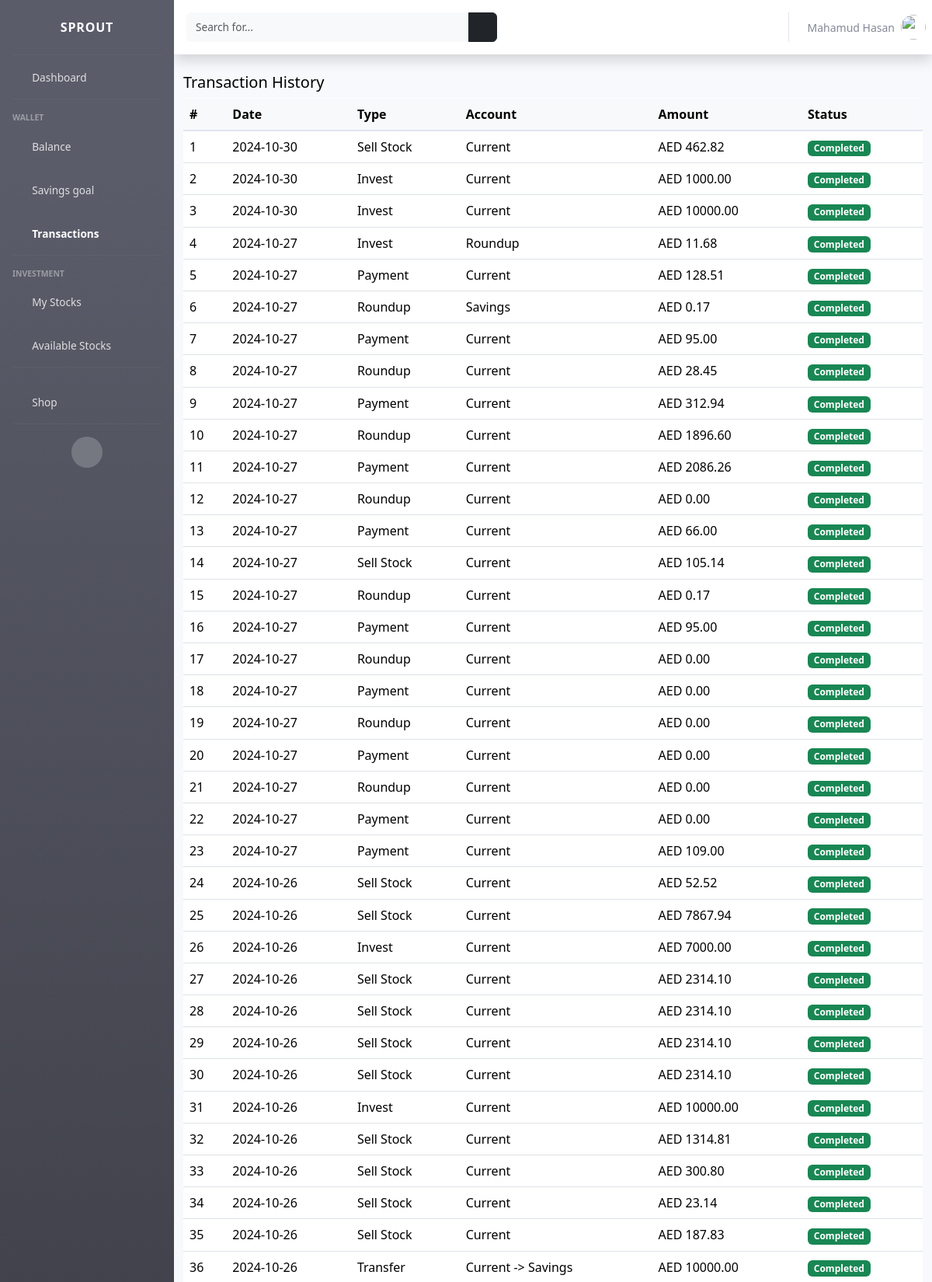
/wallet/transactions/ (signed in, upper part), run on the app's committed database.
### accounts/models.py (models this page shows)
class UserProfile(models.Model):
    user = models.OneToOneField(User, on_delete=models.CASCADE)
    bio = models.TextField(blank=True, null=True)
    dob = models.DateField(blank=True, null=True)
    gender = models.CharField(max_length=20, choices=[('male', 'Male'), ('female', 'Female')], blank=True, null=True)
    address = models.CharField(max_length=100, blank=True, null=True)
    phone = models.CharField(max_length=20, blank=True, null=True)
    picture = models.ImageField(upload_to='profile/', null=True, blank=True)
    pay_extra = models.CharField(max_length=20, default='roundup_balance', choices=(
        ('roundup_balance', 'Roundup Balance'),
        ('fixed_percentage', 'Fixed Percentage')
    ))
    pay_extra_for = models.CharField(max_length=20, default='savings', choices=(
        ('savings', 'Savings'),
        ('invest', 'Invest')
    ))
    percentage = models.DecimalField(max_digits=10, decimal_places=2, default=0)
    created_at = models.DateTimeField(auto_now_add=True)
    updated_at = models.DateTimeField(auto_now=True)
    def name(self):
        return f"{self.user.first_name} {self.user.last_name}"
    def __str__(self):
        return self.name()

### wallet/models.py (models this page shows, shortened)
class Transaction(models.Model):
    TRANSACTION_TYPES = [
        ('deposit', 'Deposit'),
        ('withdrawal', 'Withdrawal'),
        ('transfer', 'Transfer'),
        ('payment', 'Payment')
    ]
    wallet = models.ForeignKey(Wallet, on_delete=models.CASCADE, related_name='transactions')
    transaction_id = models.UUIDField(default=uuid.uuid4, unique=True, editable=False)
    amount = models.DecimalField(max_digits=10, decimal_places=2)
    account = models.CharField(max_length=50, blank=True, null=True)
    transaction_type = models.CharField(max_length=20, choices=TRANSACTION_TYPES)
    description = models.TextField(null=True, blank=True)
    created_at = models.DateTimeField(auto_now_add=True)

### wallet/views.py (the view)
# urls.py: path('transactions/', views.transaction_history, name="transactions"),
@login_required(login_url='accounts:login')
def transaction_history(request):
    t = Transaction.objects.filter(wallet=request.user.wallet).order_by('-created_at')
    return render(request, 'wallet/transactions.html', {'transactions': t})

### templates/wallet/transactions.html (shortened to what this page needs)
{% extends 'base.html' %}
{% block css %}
    <link href="https://cdn.jsdelivr.net/npm/bootstrap@5.3.3/dist/css/bootstrap.min.css" rel="stylesheet"
>
{% endblock %}
{% block content %}
<div class="row my-4" style="color: #000">
            <div class="col-md-12">
                <h5>Transaction History</h5>
                <table class="table table-hover text-capitalize">
                    <thead class="table-light">
                    <tr>
                        <th>#</th>
                        <th>Date</th>
                        <th>Type</th>
                        <th>Account</th>
                        <th>Amount</th>
                        <th>Status</th>
                    </tr>
                    </thead>
                    <tbody>
                    {% for t in transactions %}
                    <tr>
                        <td>{{ forloop.counter }}</td>
                        <td>{{ t.created_at|date:'Y-m-d' }}</td>
                        <td>{{ t.transaction_type }}</td>
                        <td>{{ t.account }}</td>
                        <td>AED {{ t.amount }}</td>
                        <td><span class="badge bg-success">Completed</span></td>
                    </tr>
                    {% endfor %}
                    </tbody>
                </table>
            </div>
        </div>
{% endblock %}

### templates/base.html (shortened to what this page needs)
<!DOCTYPE html>
<html lang="en">
{% load static %}
<head>
    <link href="{% static 'vendor/fontawesome-free/css/all.min.css' %}" rel="stylesheet" type="text/css">
    <link href="{% static 'css/sb-admin-2.min.css' %}" rel="stylesheet">
    {% block css %} {% endblock %}
</head>
<body id="page-top">
<div id="wrapper">
    <ul class="navbar-nav bg-gradient-dark sidebar sidebar-dark accordion" id="accordionSidebar">
        <a class="sidebar-brand d-flex align-items-center justify-content-center" href="{% url 'index' %}">
            <div class="sidebar-brand-text mx-3">SPROUT</div>
        </a>
        <hr class="sidebar-divider my-0">
        <li class="nav-item" id="dashboard">
            <a class="nav-link" href="{% url 'main:dashboard' %}">
                <i class="fas fa-fw fa-tachometer-alt"></i>
                <span>Dashboard</span></a>
        </li>
        <hr class="sidebar-divider">
        <div class="sidebar-heading">
            Wallet
        </div>
        <li class="nav-item" id="balance">
            <a class="nav-link collapsed" href="{% url 'wallet:wallet_balance' %}">
                <i class="fas fa-fw fa-wallet"></i>
                <span>Balance</span>
            </a>
        </li>
        <li class="nav-item" id="goal">
            <a class="nav-link collapsed" href="{% url 'wallet:savings_goal' %}">
                <i class="fas fa-fw fa-wallet"></i>
                <span>Savings goal</span>
            </a>
        </li>
        <li class="nav-item" id="transactions">
            <a class="nav-link collapsed" href="{% url 'wallet:transactions' %}">
                <i class="fas fa-fw fa-credit-card"></i>
                <span>Transactions</span>
            </a>
        </li>
        <hr class="sidebar-divider">
        <div class="sidebar-heading">
            Investment
        </div>
        <li class="nav-item" id="user_stocks">
            <a class="nav-link" href="{% url 'stock:user_stocks' %}">
                <i class="fas fa-fw fa-chart-area"></i>
                <span>My Stocks</span></a>
        </li>
        <li class="nav-item" id="stock_list">
            <a class="nav-link" href="{% url 'stock:stock_list' %}">
                <i class="fas fa-fw fa-table"></i>
                <span>Available Stocks</span></a>
        </li>
        <hr class="sidebar-divider d-none d-md-block">
        <li class="nav-item" id="stock_list">
            <a class="nav-link" href="{% url 'shop:shop' %}">
                <i class="fas fa-fw fa-shopping-bag"></i>
                <span>Shop</span></a>
        </li>
        <hr class="sidebar-divider d-none d-md-block">
        <div class="text-center d-none d-md-inline">
            <button class="rounded-circle border-0" id="sidebarToggle"></button>
        </div>
    </ul>
    <div id="content-wrapper" class="d-flex flex-column">
        <div id="content">
            <nav class="navbar navbar-expand navbar-light bg-white topbar mb-4 static-top shadow">
                <form
                        class="d-none d-sm-inline-block form-inline mr-auto ml-md-3 my-2 my-md-0 mw-100 navbar-search">
                    <div class="input-group">
                        <input type="text" class="form-control bg-light border-0 small" placeholder="Search for..."
                               aria-label="Search" aria-describedby="basic-addon2">
                        <div class="input-group-append">
                            <button class="btn btn-dark" type="button">
                                <i class="fas fa-search fa-sm"></i>
                            </button>
                        </div>
                    </div>
                </form>
                <ul class="navbar-nav ml-auto">
                    <li class="nav-item dropdown no-arrow">
                        <a class="nav-link dropdown-toggle" id="userDropdown" role="button"
                           data-toggle="dropdown" aria-haspopup="true" aria-expanded="false">
                            <span class="mr-2 d-none d-lg-inline text-gray-600 small">{{ user.userprofile }}</span>
                            <img class="img-profile rounded-circle"
                                 src="
                                         {% if user.userprofile.picture %}{{ user.userprofile.image.url }}{% else %}{% static 'img/profile.jpg' %}{% endif %}">
                        </a>
                    </li>
                </ul>
            </nav>
            <div class="container">
                {% block content %} {% endblock %}
            </div>
        </div>
    </div>
</div>
</body>
</html>

### data on the page
Transaction: created_at "2024-10-30", transaction_type "Sell Stock", account "Current", amount "462.82"
Transaction: created_at "2024-10-30", transaction_type "Invest", account "Current", amount "1000.00"
Transaction: created_at "2024-10-30", transaction_type "Invest", account "Current", amount "10000.00"
Transaction: created_at "2024-10-27", transaction_type "Invest", account "Roundup", amount "11.68"
Transaction: created_at "2024-10-27", transaction_type "Payment", account "Current", amount "128.51"
Transaction: created_at "2024-10-27", transaction_type "Roundup", account "Savings", amount "0.17"
Transaction: created_at "2024-10-27", transaction_type "Payment", account "Current", amount "95.00"
Transaction: created_at "2024-10-27", transaction_type "Roundup", account "Current", amount "28.45"
Transaction: created_at "2024-10-27", transaction_type "Payment", account "Current", amount "312.94"
Transaction: created_at "2024-10-27", transaction_type "Roundup", account "Current", amount "1896.60"
Transaction: created_at "2024-10-27", transaction_type "Payment", account "Current", amount "2086.26"
Transaction: created_at "2024-10-27", transaction_type "Roundup", account "Current", amount "0.00"
Transaction: created_at "2024-10-27", transaction_type "Payment", account "Current", amount "66.00"
Transaction: created_at "2024-10-27", transaction_type "Sell Stock", account "Current", amount "105.14"
Transaction: created_at "2024-10-27", transaction_type "Roundup", account "Current", amount "0.17"
Transaction: created_at "2024-10-27", transaction_type "Payment", account "Current", amount "95.00"
Transaction: created_at "2024-10-27", transaction_type "Roundup", account "Current", amount "0.00"
Transaction: created_at "2024-10-27", transaction_type "Payment", account "Current", amount "0.00"
Transaction: created_at "2024-10-27", transaction_type "Roundup", account "Current", amount "0.00"
Transaction: created_at "2024-10-27", transaction_type "Payment", account "Current", amount "0.00"
Transaction: created_at "2024-10-27", transaction_type "Roundup", account "Current", amount "0.00"
Transaction: created_at "2024-10-27", transaction_type "Payment", account "Current", amount "0.00"
Transaction: created_at "2024-10-27", transaction_type "Payment", account "Current", amount "109.00"
Transaction: created_at "2024-10-26", transaction_type "Sell Stock", account "Current", amount "52.52"
Transaction: created_at "2024-10-26", transaction_type "Sell Stock", account "Current", amount "7867.94"
Transaction: created_at "2024-10-26", transaction_type "Invest", account "Current", amount "7000.00"
Transaction: created_at "2024-10-26", transaction_type "Sell Stock", account "Current", amount "2314.10"
Transaction: created_at "2024-10-26", transaction_type "Sell Stock", account "Current", amount "2314.10"
Transaction: created_at "2024-10-26", transaction_type "Sell Stock", account "Current", amount "2314.10"
Transaction: created_at "2024-10-26", transaction_type "Sell Stock", account "Current", amount "2314.10"
Transaction: created_at "2024-10-26", transaction_type "Invest", account "Current", amount "10000.00"
Transaction: created_at "2024-10-26", transaction_type "Sell Stock", account "Current", amount "1314.81"
Transaction: created_at "2024-10-26", transaction_type "Sell Stock", account "Current", amount "300.80"
Transaction: created_at "2024-10-26", transaction_type "Sell Stock", account "Current", amount "23.14"
Transaction: created_at "2024-10-26", transaction_type "Sell Stock", account "Current", amount "187.83"
Transaction: created_at "2024-10-26", transaction_type "Transfer", account "Current -> Savings", amount "10000.00"

### other printed values
{{ user.userprofile }} "Mahamud Hasan"
